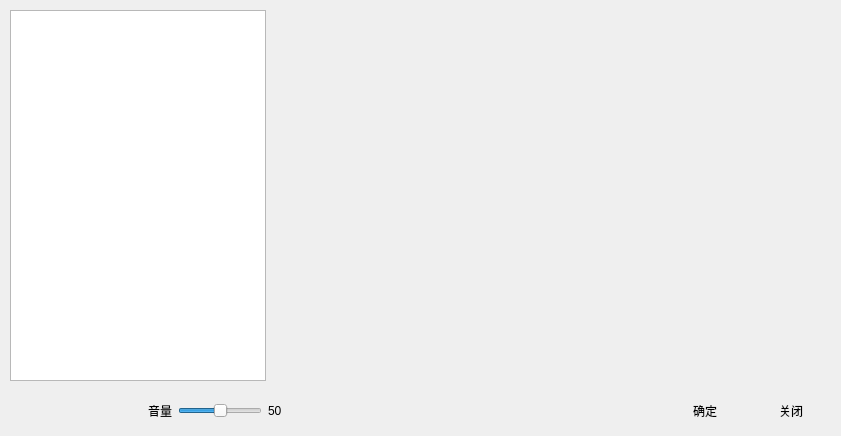
<?xml version="1.0" encoding="UTF-8"?>
<ui version="4.0">
 <class>SelectVideoWindow</class>
 <widget class="QWidget" name="SelectVideoWindow">
  <property name="geometry">
   <rect>
    <x>0</x>
    <y>0</y>
    <width>841</width>
    <height>436</height>
   </rect>
  </property>
  <property name="windowTitle">
   <string>选择视频素材</string>
  </property>
  <property name="windowIcon">
   <iconset resource="orion2.qrc">
    <normaloff>:/images/unique32.png</normaloff>:/images/unique32.png</iconset>
  </property>
  <widget class="QWidget" name="layoutWidget_2">
   <property name="geometry">
    <rect>
     <x>10</x>
     <y>390</y>
     <width>821</width>
     <height>42</height>
    </rect>
   </property>
   <layout class="QHBoxLayout" name="horizontalLayout_3">
    <item>
     <widget class="QPushButton" name="playpushButton">
      <property name="enabled">
       <bool>false</bool>
      </property>
      <property name="text">
       <string/>
      </property>
      <property name="icon">
       <iconset resource="orion2.qrc">
        <normaloff>:/images/play.png</normaloff>:/images/play.png</iconset>
      </property>
      <property name="iconSize">
       <size>
        <width>32</width>
        <height>32</height>
       </size>
      </property>
      <property name="flat">
       <bool>true</bool>
      </property>
     </widget>
    </item>
    <item>
     <widget class="QPushButton" name="pausepushButton">
      <property name="enabled">
       <bool>false</bool>
      </property>
      <property name="text">
       <string/>
      </property>
      <property name="icon">
       <iconset resource="orion2.qrc">
        <normaloff>:/images/pause.png</normaloff>:/images/pause.png</iconset>
      </property>
      <property name="iconSize">
       <size>
        <width>32</width>
        <height>32</height>
       </size>
      </property>
      <property name="flat">
       <bool>true</bool>
      </property>
     </widget>
    </item>
    <item>
     <widget class="QPushButton" name="stoppushButton">
      <property name="enabled">
       <bool>false</bool>
      </property>
      <property name="text">
       <string/>
      </property>
      <property name="icon">
       <iconset resource="orion2.qrc">
        <normaloff>:/images/stop.png</normaloff>:/images/stop.png</iconset>
      </property>
      <property name="iconSize">
       <size>
        <width>32</width>
        <height>32</height>
       </size>
      </property>
      <property name="flat">
       <bool>true</bool>
      </property>
     </widget>
    </item>
    <item>
     <widget class="QLabel" name="label_5">
      <property name="text">
       <string>音量</string>
      </property>
     </widget>
    </item>
    <item>
     <widget class="QSlider" name="volumehorizontalSlider">
      <property name="maximum">
       <number>100</number>
      </property>
      <property name="value">
       <number>50</number>
      </property>
      <property name="orientation">
       <enum>Qt::Horizontal</enum>
      </property>
     </widget>
    </item>
    <item>
     <widget class="QLabel" name="volumelabel">
      <property name="minimumSize">
       <size>
        <width>24</width>
        <height>0</height>
       </size>
      </property>
      <property name="maximumSize">
       <size>
        <width>24</width>
        <height>16777215</height>
       </size>
      </property>
      <property name="text">
       <string>50</string>
      </property>
     </widget>
    </item>
    <item>
     <spacer name="horizontalSpacer">
      <property name="orientation">
       <enum>Qt::Horizontal</enum>
      </property>
      <property name="sizeHint" stdset="0">
       <size>
        <width>40</width>
        <height>20</height>
       </size>
      </property>
     </spacer>
    </item>
    <item>
     <widget class="QLabel" name="loglabel">
      <property name="sizePolicy">
       <sizepolicy hsizetype="Preferred" vsizetype="Preferred">
        <horstretch>1</horstretch>
        <verstretch>0</verstretch>
       </sizepolicy>
      </property>
      <property name="text">
       <string/>
      </property>
     </widget>
    </item>
    <item>
     <widget class="QPushButton" name="savepushButton">
      <property name="text">
       <string>确定</string>
      </property>
      <property name="icon">
       <iconset resource="orion2.qrc">
        <normaloff>:/images/ok.png</normaloff>:/images/ok.png</iconset>
      </property>
      <property name="iconSize">
       <size>
        <width>32</width>
        <height>32</height>
       </size>
      </property>
      <property name="flat">
       <bool>true</bool>
      </property>
     </widget>
    </item>
    <item>
     <widget class="QPushButton" name="cancelpushButton">
      <property name="text">
       <string>关闭</string>
      </property>
      <property name="icon">
       <iconset resource="orion2.qrc">
        <normaloff>:/images/cancel.png</normaloff>:/images/cancel.png</iconset>
      </property>
      <property name="iconSize">
       <size>
        <width>32</width>
        <height>32</height>
       </size>
      </property>
      <property name="flat">
       <bool>true</bool>
      </property>
     </widget>
    </item>
   </layout>
  </widget>
  <widget class="QWidget" name="layoutWidget">
   <property name="geometry">
    <rect>
     <x>10</x>
     <y>10</y>
     <width>821</width>
     <height>371</height>
    </rect>
   </property>
   <layout class="QHBoxLayout" name="horizontalLayout">
    <item>
     <widget class="QListWidget" name="listWidget">
      <property name="iconSize">
       <size>
        <width>64</width>
        <height>64</height>
       </size>
      </property>
     </widget>
    </item>
    <item>
     <widget class="VideoWidget" name="videowidget" native="true">
      <property name="sizePolicy">
       <sizepolicy hsizetype="Preferred" vsizetype="Preferred">
        <horstretch>1</horstretch>
        <verstretch>0</verstretch>
       </sizepolicy>
      </property>
     </widget>
    </item>
   </layout>
  </widget>
 </widget>
 <customwidgets>
  <customwidget>
   <class>VideoWidget</class>
   <extends>QWidget</extends>
   <header>videowidget.h</header>
   <container>1</container>
  </customwidget>
 </customwidgets>
 <resources>
  <include location="orion2.qrc"/>
 </resources>
 <connections/>
</ui>
